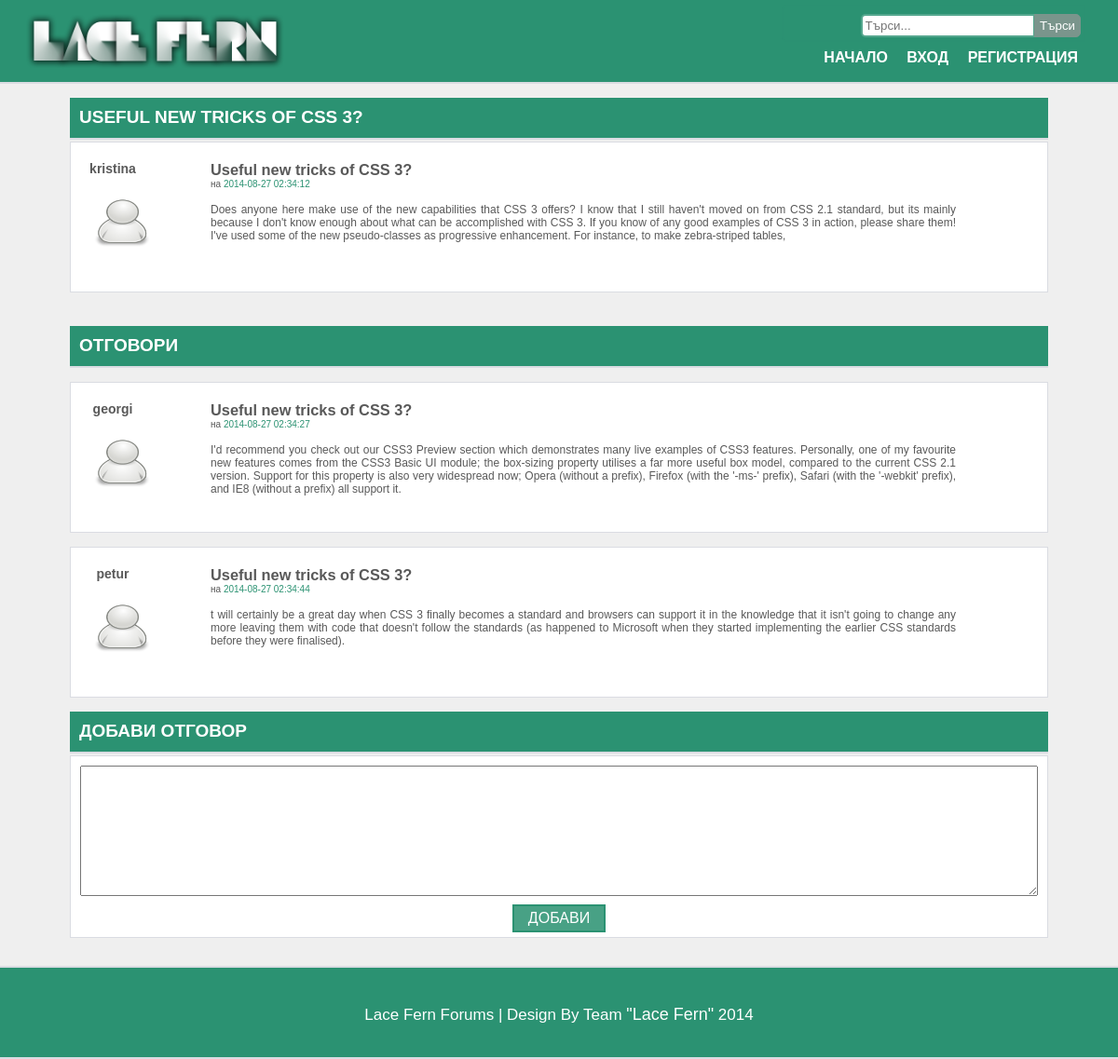
The app's page /?page=question&id=38 with its own data.
### tables this page shows
CREATE TABLE IF NOT EXISTS `posts` (
  `id` int(11) NOT NULL AUTO_INCREMENT,
  `title` varchar(500) NOT NULL,
  `summary` text NOT NULL,
  `text` text NOT NULL,
  `category_id` int(11) NOT NULL,
  `user_id` int(11) NOT NULL,
  `votes` int(11) NOT NULL DEFAULT '0',
  `answers` int(11) DEFAULT '0',
  `best_answer_id` int(11) DEFAULT NULL,
  `date` datetime NOT NULL DEFAULT CURRENT_TIMESTAMP,
  PRIMARY KEY (`id`),
  KEY `category_id` (`category_id`,`user_id`),
  KEY `best_answer_id` (`best_answer_id`),
  KEY `category_id_2` (`category_id`),
  KEY `best_answer_id_2` (`best_answer_id`),
  KEY `category_id_3` (`category_id`),
  KEY `user_id` (`user_id`)
);

CREATE TABLE IF NOT EXISTS `users` (
  `id` int(11) NOT NULL AUTO_INCREMENT,
  `username` varchar(100) NOT NULL,
  `email` varchar(100) NOT NULL,
  `first_name` varchar(50) NOT NULL,
  `last_name` varchar(50) NOT NULL,
  `password` varchar(100) NOT NULL,
  `gender_id` int(11) NOT NULL,
  `salt` varchar(300) NOT NULL,
  `session_key` varchar(100) DEFAULT NULL,
  `isAdmin` tinyint(1) NOT NULL DEFAULT '0',
  PRIMARY KEY (`id`),
  UNIQUE KEY `email` (`email`),
  UNIQUE KEY `username` (`username`),
  KEY `gender_id` (`gender_id`),
  KEY `session_key` (`session_key`)
);

CREATE TABLE IF NOT EXISTS `replies` (
  `id` int(11) NOT NULL AUTO_INCREMENT,
  `text` text NOT NULL,
  `user_id` int(11) NOT NULL,
  `post_id` int(11) NOT NULL,
  `votes` int(11) NOT NULL DEFAULT '0',
  `date` datetime NOT NULL DEFAULT CURRENT_TIMESTAMP,
  PRIMARY KEY (`id`),
  KEY `user_id` (`user_id`,`post_id`),
  KEY `user_id_2` (`user_id`),
  KEY `post_id` (`post_id`)
);

### Manager/postsManager.php (called while the page is built, shortened)
<?php
require_once('Models/Post.php');
class PostsManager{
    private $pdo;
    function __construct() {
        $this->pdo = new PDO('mysql:host=localhost;dbname=forum;charset=utf8', DATABASE_USER);
        $this->pdo->setAttribute(PDO::ATTR_ERRMODE, PDO::ERRMODE_EXCEPTION);
    }
    function getPostByIDAll($id) {
        $query = $this->pdo->prepare("SELECT posts.id AS id, posts.title, posts.summary, posts.text, posts.answers, posts.date,
                                          users.username AS username, users.id AS user_id
                                          FROM posts
                                          JOIN users ON posts.user_id = users.id
                                          WHERE posts.id = :id");
        $query->bindParam(':id', $id);
        $query->execute();
        $data = $query->fetch();
        if ($data) {
            return new Post($data);
        }
        return null;
    }
}

### Controller/postsController.php (called while the page is built, shortened)
<?php
    require_once('Service/postsService.php');
    $postsService = new PostsService();

### Service/postsService.php (called while the page is built, shortened)
<?php
require_once('Manager/postsManager.php');
class PostsService{
    private $manager;
    function __construct() {
        $this->manager = new PostsManager();
    }
    function getPostByIDAll($id) {
        return $this->manager->getPostByIDAll($id);
    }
}

### Models/Post.php (called while the page is built, shortened)
<?php
class Post {
    private $title;
    private $text;
    private $username;
    private $date;
    function __construct($postData = null) {
        if(isset($postData['title'])){
            $this->title = htmlentities($postData['title']);
        }
        if(isset($postData['text'])){
            $this->text =  htmlentities($postData['text']);
        }
        if(isset($postData['username'])){
            $this->username =  htmlentities($postData['username']);
        }
        if(isset($postData['date'])){
            $this->date = $postData['date'];
        }
    }
    public function getTitle()
    {
        return $this->title;
    }
    public function getText()
    {
        return $this->text;
    }
    public function getUsername()
    {
        return $this->username;
    }
    public function getDate()
    {
        return $this->date;
    }
}

### Manager/replyManager.php (called while the page is built, shortened)
<?php
class replyManager {
    private $pdo;
    function __construct() {
        $this->pdo = new PDO('mysql:host=localhost;dbname=forum;charset=utf8', DATABASE_USER);
        $this->pdo->setAttribute(PDO::ATTR_ERRMODE, PDO::ERRMODE_EXCEPTION);
    }
    function getAllRepliesByTopicID($id){
        $query = $this->pdo->prepare("SELECT *
                                          FROM replies
                                          JOIN users ON replies.user_id = users.id
                                          WHERE post_id LIKE :id ORDER BY replies.id ASC");
        $query->bindParam(':id', $id);
        $query->execute();
        $data = $query->fetchAll();
        $allReplies = [];
        foreach ($data as $reply){
            array_push($allReplies, $reply);
        }
        return $allReplies;
    }
}

### views/question.php (the view, shortened to what this page needs)
<main>
    <?php
    $postID = 0;
    if (isset($_GET['id'])){
        $postID = $_GET['id'];
    } else {
        header("Location: ?page=main");
    }
    $post = $postsService->getPostByIDAll($postID);
    ?>
    <section class="messageSection question">
        <header>
            <h1 style="display: inline-block"><?php echo $post->getTitle()?></h1>
         </header>
        <article>
            <div class="userHolder">
                <h4><?php echo $post->getUsername();?></h4>
                <img src="img/Icon-user.png" alt="" class="userPic"/>
            </div>
            <div class="messageHolder">
                <h3><?php echo $post->getTitle()?></h3>
                <p>на <span><?php echo $post->getDate(); ?></span></p>
                <div class="message">
                    <p><?php echo $post->getText()?></p>
                </div>
            </div>
        </article>
    </section>
    <?php
    $replyManager = new replyManager();
    $allReplies = $replyManager->getAllRepliesByTopicID($postID);
    if (count($allReplies) < 1){ ?>
        <section class="messageSection">
            <header>
                <h1>Няма отговори</h1>
            </header>
        </section>
    <?php
    } else {?>
        <section class="messageSection">
            <header>
                <h1>Отговори</h1>
            </header>
        </section>
    <?php
    foreach ($allReplies as $reply){ ?>
        <section class="messageSection">
            <article>
                <div class="userHolder">
                    <h4><?php echo $reply[7]?></h4>
                    <img src="img/Icon-user.png" alt="" class="userPic"/>
                </div>
                <div class="messageHolder">
                    <h3><?php echo $post->getTitle()?></h3>
                    <p>на <span><?php echo $reply[5]; ?></span></p>
                    <div class="message">
                        <p><?php echo $reply[1]?></p>
                    </div>
                </div>
            </article>
        </section>
    <?php
    }}
    ?>
    <section class="messageSection">
        <header>
            <h1>ДОБАВИ ОТГОВОР</h1>
        </header>
        <form action="" method="POST">
            <textarea name="text"></textarea>
            <input type="submit" value="ДОБАВИ" name="addReply">
        </form>
    </section>
</main>

### styles/styles.css (style rules this page uses)
* { margin:0px; padding: 0px; box-sizing: border-box; }
body { background: #EFEFEF; font-family: Helvetica, sans-serif; }
header, footer { width: 100%; height: 90px; background: #2B9272; border-bottom: 2px solid #DADCE2; }
main > section, section { width:1050px; border: 0px solid black; margin: 0px auto; margin-top: 15px; margin-bottom: 30px; }
main > section > article, section > article { background: white; width: 100%; border: 1px solid #DADCE2; min-height: 70px; margin: 0px auto; margin-bottom: 3px; }
main > section > article > div, section > article > div { text-align: center; font-size: 14px; color: #595959; margin-top: 20px; margin-bottom: 20px; padding-left: 50px; padding-right: 50px; }
main > section > header, section > article > header { width: 100%; height: 45px; color: white; margin-bottom: 2px; background: #2B9272; }
main > section > header > h1, section > header > h1 { padding-top: 10px; padding-left: 10px; font-size: 19px; }
section > header > h1, section > header > h1 { padding-top: 10px; padding-left: 10px; font-size: 19px; }
section > header > h1 { text-transform: uppercase; }
section > form { padding-top: 30px; background: white; width: 100%; border: 1px solid #DADCE2; margin: 0px auto; margin-bottom: 3px; }
section > form > ul > #buttons > button, section > form > ul > #buttons > input , .messageSection > form > input, .messageSection > header > input { outline: none; margin: 5px; color: white; font-size: 16px; background-color: rgba(43, 146, 114, 0.86); border: solid 2px rgba(43, 146, 114, 1); width: 100px; height: 30px; }
main > .messageSection > article { min-height: 110px; max-height: none; }
main > .messageSection { margin-bottom: 0px; }
.messageSection .userHolder { position: absolute; display: inline-block; width: 150px; min-height: 200px; margin-left: -30px; }
.messageSection .messageHolder { display: inline-block; width:900px; margin-left: 100px; min-height: 120px; }
.messageSection .messageHolder h3, .messageHolder p { text-align: left; }
.messageSection .messageHolder p { font-size: 10px; }
.messageSection .messageHolder p span { color:#2B9272; cursor: default; }
.messageSection .messageHolder .message, .messageHolder .userSign { margin-top: 15px; }
.messageHolder .message p, .messageHolder .userSign p { text-align: justify; font-size: 12px; }
.userPic { width: 70px; }
.messageSection > form { width: 100%; height: 100%; text-align: center; padding-top: 10px; }
.messageSection > form > textarea { width: 98%; height: 140px; }
main > .question { min-height: 230px; }
#addPostWrapper input, textarea, select { width: 200px; height: 30px; outline: none; }

### records on screen
posts: title "USEFUL NEW TRICKS OF CSS 3?", user.username "kristina", title "Useful new tricks of CSS 3?", date "2014-08-27 02:34:12", text "Does anyone here make use of the new capabilities that CSS 3 offers? I know that I still haven't moved on from CSS 2.1 standard, but its mainly because I don't know enough about what can be accomplished with CSS 3. If you know of any good examples of CSS 3 in action, please share them! I've used some of the new pseudo-classes as progressive enhancement. For instance, to make zebra-striped tables,"
replies: user.username "georgi", post.title "Useful new tricks of CSS 3?", date "2014-08-27 02:34:27", text "I'd recommend you check out our CSS3 Preview section which demonstrates many live examples of CSS3 features. Personally, one of my favourite new features comes from the CSS3 Basic UI module; the box-sizing property utilises a far more useful box model, compared to the current CSS 2.1 version. Support for this property is also very widespread now; Opera (without a prefix), Firefox (with the '-ms-' prefix), Safari (with the '-webkit' prefix), and IE8 (without a prefix) all support it."
replies: user.username "petur", post.title "Useful new tricks of CSS 3?", date "2014-08-27 02:34:44", text "t will certainly be a great day when CSS 3 finally becomes a standard and browsers can support it in the knowledge that it isn't going to change any more leaving them with code that doesn't follow the standards (as happened to Microsoft when they started implementing the earlier CSS standards before they were finalised)."
